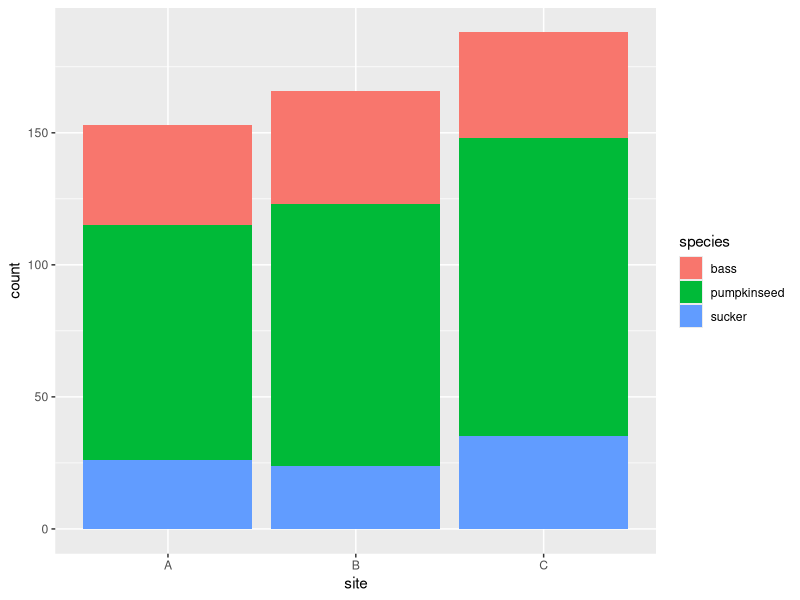
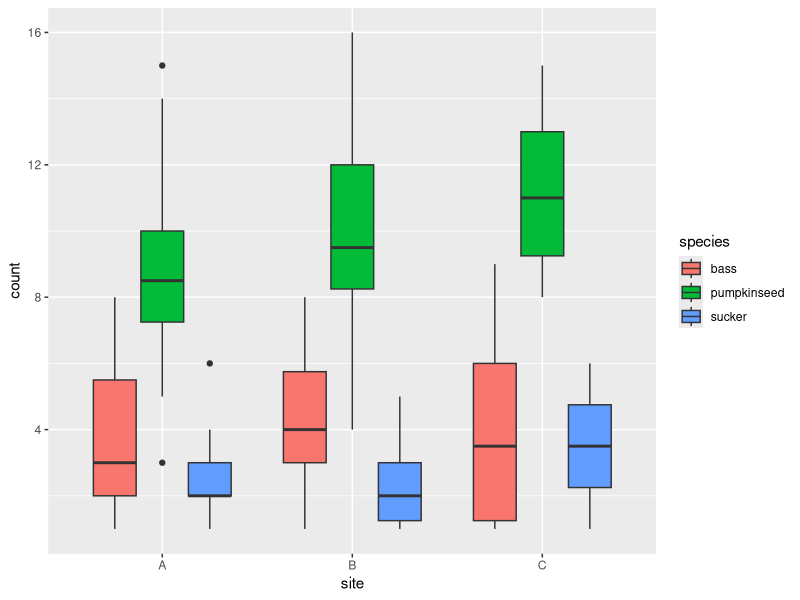
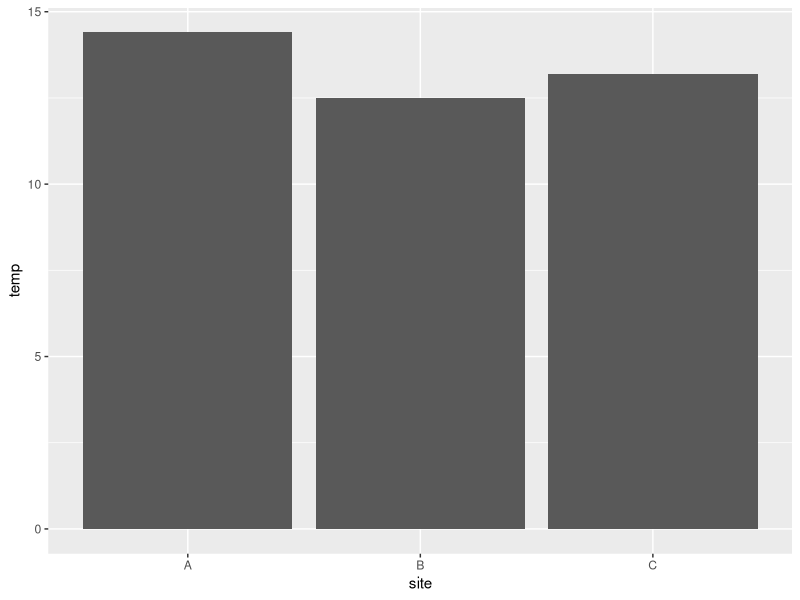
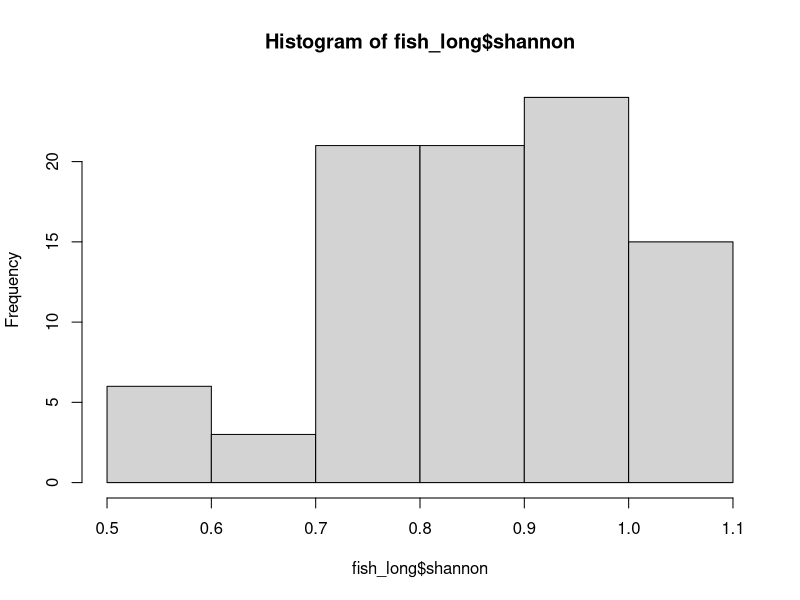
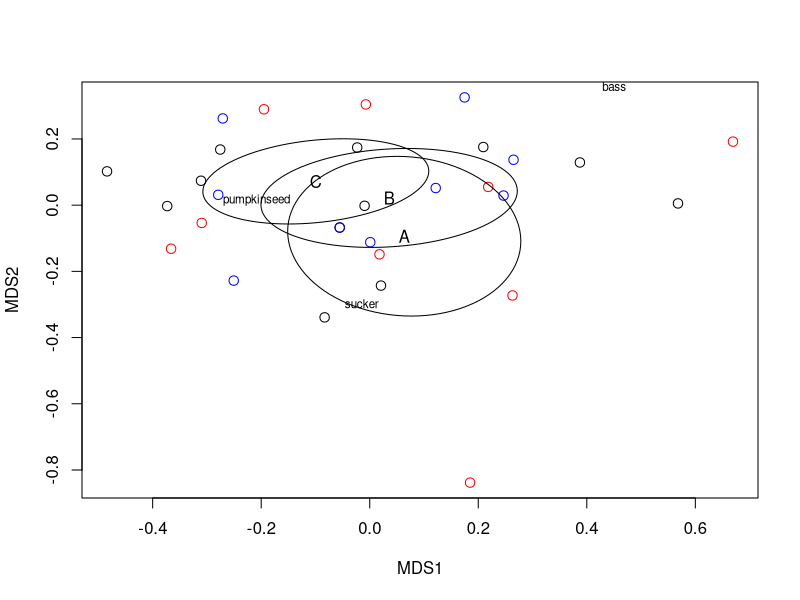

The R source for these figures, in order:
## ---- chunk 1
knitr::opts_chunk$set(echo = TRUE)
## ---- chunk 2
#Set the working directory

setwd("~/Documents/GitHub/MarineEcology_Tutorial") 
#Note that this directory will be specific to your own computer - this is just an example.
## ---- chunk 3
fish <- read.csv("fish.csv")
#The arrow tells R that "fish" is an object that refers to our data
#Having trouble? Make sure you are working in the correct directory where you have saved your data file
## ---- chunk 4
head(fish)
str(fish)
View(fish)
## ---- chunk 5
summary(fish)
## ---- chunk 6
install.packages("vegan")
## ---- chunk 7
require(vegan)
## ---- chunk 8
fish$shannon <- diversity(x = fish[,3:5], index = "shannon")
#This line of code is doing a couple of things. First, by defining the object "fish$shannon" we are creating a new column in our dataframe with the title "shannon" where our Shannon index results will be stored.
#Next, by adding the square brackets after "fish" we are specifying to the function that it should calculate the index using columns 3-5 in our dataframe, which correspond to the fish counts for each species

#Take a look at how this has changed our dataframe
head(fish)
## ---- chunk 9
install.packages("tidyverse")
## ---- chunk 10
require(tidyverse)
## ---- chunk 11
#Convert from wide to long data:
fish_long <- gather(data = fish, key = species, value = count, bass, pumpkinseed, sucker, factor_key=TRUE)

#Compare how this matrix looks compared to the previous dataframe
## ---- chunk 12
ggplot(fish_long, aes(fill=species, y=count, x=site)) + 
    geom_bar(position="stack", stat="identity")

#ggplot has a ton of customizable features. Look up ggplot2 and change the colours, resize the axes and labels, edit the gridlines, etc.
## ---- chunk 13
ggplot(fish_long, aes(x=site, y=count, fill=species)) + 
    geom_boxplot()

#Again, customize your plots.
## ---- chunk 14
env <- read.csv("env_vars.csv")
str(env)
## ---- chunk 15
ggplot(env, aes(y = temp, x = site)) +
    geom_bar(stat="identity")
## ---- chunk 16
#Assess normality
shannon.hist <- hist(fish_long$shannon) #hist() plots a histogram
#This looks pretty good, ANOVAs are pretty robust to normality assumptions
## ---- chunk 17
#Test for equal variances between groups

bartlett.test(fish_long$shannon~fish_long$site)
## ---- chunk 18
#One-way ANOVA

shan.anova <- aov(fish_long$shannon~fish_long$site) #use the aov function to execute the ANOVA

shan.anova #See the sum of squares and degrees freedom
summary(shan.anova) #get your F-value and p-value

#Here, our p-value is 0.971, so there is no significant difference between groups
## ---- chunk 19
#Tukey-Kramer test
TukeyHSD(shan.anova)

#Take a look at the results - what does this tell you about difference between each site?
## ---- chunk 20
#First, let's remind ourselves what our dataframe looks like:
head(fish)

#Now, we want to extract only the abundance values for each taxon:
taxa <- fish[3:5] #this code says to pull out columns 3 to 5 from the fish dataframe and make a new matrix called taxa
head(taxa) #check to make sure it worked
## ---- chunk 21
taxa.mds <- metaMDS(comm = taxa, distance = "bray", k=2, trace = FALSE, autotransform = FALSE, try=20, trymax=20, engine=NULL) #Run the nMDS 
taxa.mds$stress #Get a measurement of stress
## ---- chunk 22
plot(taxa.mds$points, col=c(rep("black",9), rep("red",9), rep("blue",9)), cex=1.25)

orditorp(taxa.mds,display="species",col="black",air=0.01, conf=0.95)
ordiellipse(taxa.mds, fish$site, display = "sites", kind = "se", conf = 0.95, label = T)

#This can gives us a figure with each taxa a different colour and elipses around the sites
#Here, we have a bit of a scatter with no clear trends
## ---- chunk 23
taxa.dist<-vegdist(taxa, method = 'bray') #create a dissimilarity matrix for all samples

taxa.perm<-adonis2(taxa~site, data = fish, permutations = 999, method = "bray", by="terms")

taxa.perm
#There is no significant differences in the communities between sites
